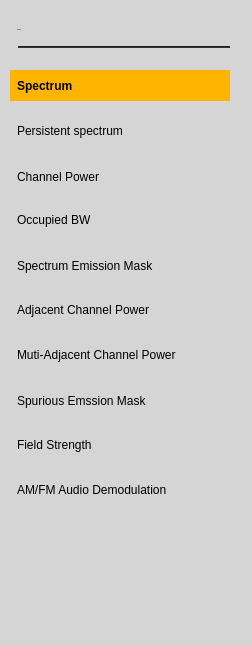
<?xml version="1.0" encoding="UTF-8"?>
<ui version="4.0">
 <class>SA_Dialog_MeasureSetup</class>
 <widget class="QWidget" name="SA_Dialog_MeasureSetup">
  <property name="geometry">
   <rect>
    <x>0</x>
    <y>0</y>
    <width>252</width>
    <height>646</height>
   </rect>
  </property>
  <property name="windowTitle">
   <string>Form</string>
  </property>
  <property name="autoFillBackground">
   <bool>false</bool>
  </property>
  <property name="styleSheet">
   <string notr="true">#SA_Dialog_MeasureSetup
{
	
	
}
#widget
{
	background-color:rgba(211,211,211,0.9);
}
QLabel
{
	color:rgb(9, 73, 108);
	background-color:rgba(0,0,0,0);
}
QPushButton{border-style:flat;text-align:left;}
QPushButton::!checked
{
font: 10pt &quot;Arial&quot;;
font-weight:normal;
background-color: rgba(237, 212, 0,0);
}
QPushButton::checked
{
font: 75 10pt &quot;Arial&quot;;
font-weight:bold;
background-color: rgb(255,181,0);
}
#lblTitle
{
	font: 75 20px &quot;Arial&quot;;
	color:rgba(46,46,46,1);
	line-height:23px;
	font-weight:bold;
}
#pb_cancel
{
border-style:flat;
background-color:rgba(0,0,0,0);
background-image: url(:/sa/image/btn_close_normal.png);
}
#pb_cancel:pressed
{
background-image: url(:/sa/image/btn_close_click.png);
}
#line
{
	background-color:rgba(46,46,46,1);
}</string>
  </property>
  <widget class="QWidget" name="widget" native="true">
   <property name="geometry">
    <rect>
     <x>0</x>
     <y>0</y>
     <width>252</width>
     <height>646</height>
    </rect>
   </property>
   <widget class="QPushButton" name="pb_SpuriousEmssionMask">
    <property name="geometry">
     <rect>
      <x>10</x>
      <y>385</y>
      <width>220</width>
      <height>31</height>
     </rect>
    </property>
    <property name="styleSheet">
     <string notr="true">padding-left:7px;</string>
    </property>
    <property name="text">
     <string>Spurious Emssion Mask</string>
    </property>
    <property name="checkable">
     <bool>true</bool>
    </property>
    <property name="autoExclusive">
     <bool>true</bool>
    </property>
   </widget>
   <widget class="QPushButton" name="pb_Adjacent">
    <property name="geometry">
     <rect>
      <x>10</x>
      <y>294</y>
      <width>220</width>
      <height>31</height>
     </rect>
    </property>
    <property name="styleSheet">
     <string notr="true">padding-left:7px;</string>
    </property>
    <property name="text">
     <string>Adjacent Channel Power</string>
    </property>
    <property name="checkable">
     <bool>true</bool>
    </property>
    <property name="autoExclusive">
     <bool>true</bool>
    </property>
   </widget>
   <widget class="QPushButton" name="pb_AudioDemodulation">
    <property name="geometry">
     <rect>
      <x>10</x>
      <y>474</y>
      <width>220</width>
      <height>31</height>
     </rect>
    </property>
    <property name="styleSheet">
     <string notr="true">padding-left:7px;</string>
    </property>
    <property name="text">
     <string>AM/FM Audio Demodulation</string>
    </property>
    <property name="checkable">
     <bool>true</bool>
    </property>
    <property name="autoExclusive">
     <bool>true</bool>
    </property>
   </widget>
   <widget class="QPushButton" name="pb_SpecEmissionMask">
    <property name="geometry">
     <rect>
      <x>10</x>
      <y>250</y>
      <width>220</width>
      <height>31</height>
     </rect>
    </property>
    <property name="styleSheet">
     <string notr="true">padding-left:7px;</string>
    </property>
    <property name="text">
     <string>Spectrum Emission Mask</string>
    </property>
    <property name="checkable">
     <bool>true</bool>
    </property>
    <property name="autoExclusive">
     <bool>true</bool>
    </property>
   </widget>
   <widget class="QPushButton" name="pb_Persisten_spec">
    <property name="geometry">
     <rect>
      <x>10</x>
      <y>115</y>
      <width>220</width>
      <height>31</height>
     </rect>
    </property>
    <property name="styleSheet">
     <string notr="true">padding-left:7px;</string>
    </property>
    <property name="text">
     <string>Persistent spectrum</string>
    </property>
    <property name="checkable">
     <bool>true</bool>
    </property>
    <property name="autoExclusive">
     <bool>true</bool>
    </property>
   </widget>
   <widget class="QPushButton" name="pb_FieldStrength">
    <property name="geometry">
     <rect>
      <x>10</x>
      <y>429</y>
      <width>220</width>
      <height>31</height>
     </rect>
    </property>
    <property name="styleSheet">
     <string notr="true">padding-left:7px;</string>
    </property>
    <property name="text">
     <string>Field Strength</string>
    </property>
    <property name="checkable">
     <bool>true</bool>
    </property>
    <property name="autoExclusive">
     <bool>true</bool>
    </property>
   </widget>
   <widget class="QPushButton" name="pb_Muti_Adjacent">
    <property name="geometry">
     <rect>
      <x>10</x>
      <y>339</y>
      <width>220</width>
      <height>31</height>
     </rect>
    </property>
    <property name="styleSheet">
     <string notr="true">padding-left:7px;</string>
    </property>
    <property name="text">
     <string>Muti-Adjacent Channel Power</string>
    </property>
    <property name="checkable">
     <bool>true</bool>
    </property>
    <property name="autoExclusive">
     <bool>true</bool>
    </property>
   </widget>
   <widget class="QPushButton" name="pb_OccupiedBW">
    <property name="geometry">
     <rect>
      <x>10</x>
      <y>204</y>
      <width>220</width>
      <height>31</height>
     </rect>
    </property>
    <property name="styleSheet">
     <string notr="true">padding-left:7px;</string>
    </property>
    <property name="text">
     <string>Occupied BW</string>
    </property>
    <property name="checkable">
     <bool>true</bool>
    </property>
    <property name="autoExclusive">
     <bool>true</bool>
    </property>
   </widget>
   <widget class="Line" name="line">
    <property name="geometry">
     <rect>
      <x>18</x>
      <y>46</y>
      <width>212</width>
      <height>2</height>
     </rect>
    </property>
    <property name="orientation">
     <enum>Qt::Horizontal</enum>
    </property>
   </widget>
   <widget class="QPushButton" name="pb_Spectrum">
    <property name="geometry">
     <rect>
      <x>10</x>
      <y>70</y>
      <width>220</width>
      <height>31</height>
     </rect>
    </property>
    <property name="styleSheet">
     <string notr="true">padding-left:7px;</string>
    </property>
    <property name="text">
     <string>Spectrum</string>
    </property>
    <property name="checkable">
     <bool>true</bool>
    </property>
    <property name="checked">
     <bool>true</bool>
    </property>
    <property name="autoExclusive">
     <bool>true</bool>
    </property>
   </widget>
   <widget class="QLabel" name="lblTitle">
    <property name="geometry">
     <rect>
      <x>17</x>
      <y>19</y>
      <width>98</width>
      <height>22</height>
     </rect>
    </property>
    <property name="font">
     <font>
      <family>Arial</family>
      <pointsize>-1</pointsize>
      <weight>75</weight>
      <italic>false</italic>
      <bold>true</bold>
     </font>
    </property>
    <property name="styleSheet">
     <string notr="true"/>
    </property>
    <property name="text">
     <string>Measure</string>
    </property>
   </widget>
   <widget class="QPushButton" name="pb_ChannelPower">
    <property name="geometry">
     <rect>
      <x>10</x>
      <y>161</y>
      <width>220</width>
      <height>31</height>
     </rect>
    </property>
    <property name="styleSheet">
     <string notr="true">padding-left:7px;</string>
    </property>
    <property name="text">
     <string>Channel Power</string>
    </property>
    <property name="checkable">
     <bool>true</bool>
    </property>
    <property name="autoExclusive">
     <bool>true</bool>
    </property>
   </widget>
   <widget class="QPushButton" name="pb_cancel">
    <property name="geometry">
     <rect>
      <x>215</x>
      <y>10</y>
      <width>25</width>
      <height>25</height>
     </rect>
    </property>
    <property name="text">
     <string/>
    </property>
   </widget>
  </widget>
 </widget>
 <resources/>
 <connections/>
</ui>
